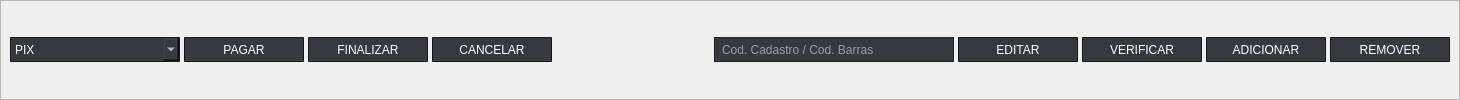
               <widget class="QFrame" name="btnsc">
                <property name="minimumSize">
                 <size>
                  <width>1460</width>
                  <height>30</height>
                 </size>
                </property>
                <property name="frameShape">
                 <enum>QFrame::StyledPanel</enum>
                </property>
                <property name="frameShadow">
                 <enum>QFrame::Raised</enum>
                </property>
                <layout class="QHBoxLayout" name="horizontalLayout_12">
                 <property name="spacing">
                  <number>4</number>
                 </property>
                 <property name="leftMargin">
                  <number>9</number>
                 </property>
                 <property name="topMargin">
                  <number>0</number>
                 </property>
                 <property name="rightMargin">
                  <number>9</number>
                 </property>
                 <property name="bottomMargin">
                  <number>0</number>
                 </property>
                 <item>
                  <widget class="QComboBox" name="pagamento">
                   <property name="minimumSize">
                    <size>
                     <width>170</width>
                     <height>25</height>
                    </size>
                   </property>
                   <property name="maximumSize">
                    <size>
                     <width>170</width>
                     <height>25</height>
                    </size>
                   </property>
                   <property name="font">
                    <font>
                     <family>Arial</family>
                     <pointsize>9</pointsize>
                    </font>
                   </property>
                   <property name="styleSheet">
                    <string notr="true">QComboBox {
	color: rgb(255, 255, 255);
	background-color: rgb(54, 57, 62);
	border-top-right-radius: 1px;
	border-bottom-right-radius: 1px;
	border-top-left-radius: 1px;
	border-bottom-left-radius: 1px;
	border: 1px solid rgb(22, 24, 26);
}
</string>
                   </property>
                   <property name="currentText">
                    <string>PIX</string>
                   </property>
                   <item>
                    <property name="text">
                     <string>PIX</string>
                    </property>
                   </item>
                   <item>
                    <property name="text">
                     <string>DINHEIRO</string>
                    </property>
                   </item>
                  </widget>
                 </item>
                 <item>
                  <widget class="QPushButton" name="pagar">
                   <property name="minimumSize">
                    <size>
                     <width>120</width>
                     <height>25</height>
                    </size>
                   </property>
                   <property name="maximumSize">
                    <size>
                     <width>120</width>
                     <height>25</height>
                    </size>
                   </property>
                   <property name="font">
                    <font>
                     <family>Arial</family>
                     <pointsize>9</pointsize>
                    </font>
                   </property>
                   <property name="styleSheet">
                    <string notr="true">QPushButton {
	color: rgb(255, 255, 255);
	background-color: rgb(54, 57, 62);
	border-top-right-radius: 1px;
	border-bottom-right-radius: 1px;
	border-top-left-radius: 1px;
	border-bottom-left-radius: 1px;
	border: 1px solid rgb(22, 24, 26);
}

QPushButton:hover {
	border: 1px solid rgb(129, 129, 129);
}

QPushButton:pressed {
	border: 1px solid rgb(98, 98, 98);
}

</string>
                   </property>
                   <property name="text">
                    <string>PAGAR</string>
                   </property>
                  </widget>
                 </item>
                 <item>
                  <widget class="QPushButton" name="finalizar">
                   <property name="minimumSize">
                    <size>
                     <width>120</width>
                     <height>25</height>
                    </size>
                   </property>
                   <property name="maximumSize">
                    <size>
                     <width>120</width>
                     <height>25</height>
                    </size>
                   </property>
                   <property name="font">
                    <font>
                     <family>Arial</family>
                     <pointsize>9</pointsize>
                    </font>
                   </property>
                   <property name="styleSheet">
                    <string notr="true">QPushButton {
	color: rgb(255, 255, 255);
	background-color: rgb(54, 57, 62);
	border-top-right-radius: 1px;
	border-bottom-right-radius: 1px;
	border-top-left-radius: 1px;
	border-bottom-left-radius: 1px;
	border: 1px solid rgb(22, 24, 26);
}

QPushButton:hover {
	border: 1px solid rgb(129, 129, 129);
}

QPushButton:pressed {
	border: 1px solid rgb(98, 98, 98);
}

</string>
                   </property>
                   <property name="text">
                    <string>FINALIZAR</string>
                   </property>
                  </widget>
                 </item>
                 <item>
                  <widget class="QPushButton" name="cancel">
                   <property name="minimumSize">
                    <size>
                     <width>120</width>
                     <height>25</height>
                    </size>
                   </property>
                   <property name="maximumSize">
                    <size>
                     <width>120</width>
                     <height>25</height>
                    </size>
                   </property>
                   <property name="font">
                    <font>
                     <family>Arial</family>
                     <pointsize>9</pointsize>
                    </font>
                   </property>
                   <property name="styleSheet">
                    <string notr="true">QPushButton {
	color: rgb(255, 255, 255);
	background-color: rgb(54, 57, 62);
	border-top-right-radius: 1px;
	border-bottom-right-radius: 1px;
	border-top-left-radius: 1px;
	border-bottom-left-radius: 1px;
	border: 1px solid rgb(22, 24, 26);
}

QPushButton:hover {
	border: 1px solid rgb(129, 129, 129);
}

QPushButton:pressed {
	border: 1px solid rgb(98, 98, 98);
}

</string>
                   </property>
                   <property name="text">
                    <string>CANCELAR</string>
                   </property>
                  </widget>
                 </item>
                 <item>
                  <spacer name="horizontalSpacer_3">
                   <property name="orientation">
                    <enum>Qt::Horizontal</enum>
                   </property>
                   <property name="sizeHint" stdset="0">
                    <size>
                     <width>40</width>
                     <height>20</height>
                    </size>
                   </property>
                  </spacer>
                 </item>
                 <item>
                  <widget class="QLineEdit" name="itemid">
                   <property name="minimumSize">
                    <size>
                     <width>240</width>
                     <height>25</height>
                    </size>
                   </property>
                   <property name="maximumSize">
                    <size>
                     <width>240</width>
                     <height>25</height>
                    </size>
                   </property>
                   <property name="font">
                    <font>
                     <family>Arial</family>
                     <pointsize>9</pointsize>
                    </font>
                   </property>
                   <property name="styleSheet">
                    <string notr="true">QLineEdit {
	color: rgb(255, 255, 255);
    border-radius: 0px;
	border: 0px solid rgb(212, 212, 212);
	border: 1px solid rgb(32, 34, 37);
	background-color: rgb(54, 57, 62);
	padding: 5px;
}

QLineEdit:hover {
	border: 1px solid rgb(54, 57, 62);
}
</string>
                   </property>
                   <property name="maxLength">
                    <number>13</number>
                   </property>
                   <property name="readOnly">
                    <bool>false</bool>
                   </property>
                   <property name="placeholderText">
                    <string>Cod. Cadastro / Cod. Barras</string>
                   </property>
                  </widget>
                 </item>
                 <item>
                  <widget class="QPushButton" name="editar">
                   <property name="minimumSize">
                    <size>
                     <width>120</width>
                     <height>25</height>
                    </size>
                   </property>
                   <property name="maximumSize">
                    <size>
                     <width>120</width>
                     <height>25</height>
                    </size>
                   </property>
                   <property name="font">
                    <font>
                     <family>Arial</family>
                     <pointsize>9</pointsize>
                    </font>
                   </property>
                   <property name="styleSheet">
                    <string notr="true">QPushButton {
	color: rgb(255, 255, 255);
	background-color: rgb(54, 57, 62);
	border-top-right-radius: 1px;
	border-bottom-right-radius: 1px;
	border-top-left-radius: 1px;
	border-bottom-left-radius: 1px;
	border: 1px solid rgb(22, 24, 26);
}

QPushButton:hover {
	border: 1px solid rgb(129, 129, 129);
}

QPushButton:pressed {
	border: 1px solid rgb(98, 98, 98);
}

</string>
                   </property>
                   <property name="text">
                    <string>EDITAR</string>
                   </property>
                  </widget>
                 </item>
                 <item>
                  <widget class="QPushButton" name="verificar">
                   <property name="minimumSize">
                    <size>
                     <width>120</width>
                     <height>25</height>
                    </size>
                   </property>
                   <property name="maximumSize">
                    <size>
                     <width>120</width>
                     <height>25</height>
                    </size>
                   </property>
                   <property name="font">
                    <font>
                     <family>Arial</family>
                     <pointsize>9</pointsize>
                    </font>
                   </property>
                   <property name="styleSheet">
                    <string notr="true">QPushButton {
	color: rgb(255, 255, 255);
	background-color: rgb(54, 57, 62);
	border-top-right-radius: 1px;
	border-bottom-right-radius: 1px;
	border-top-left-radius: 1px;
	border-bottom-left-radius: 1px;
	border: 1px solid rgb(22, 24, 26);
}

QPushButton:hover {
	border: 1px solid rgb(129, 129, 129);
}

QPushButton:pressed {
	border: 1px solid rgb(98, 98, 98);
}

</string>
                   </property>
                   <property name="text">
                    <string>VERIFICAR</string>
                   </property>
                  </widget>
                 </item>
                 <item alignment="Qt::AlignVCenter">
                  <widget class="QPushButton" name="add">
                   <property name="minimumSize">
                    <size>
                     <width>120</width>
                     <height>25</height>
                    </size>
                   </property>
                   <property name="maximumSize">
                    <size>
                     <width>120</width>
                     <height>25</height>
                    </size>
                   </property>
                   <property name="font">
                    <font>
                     <family>Arial</family>
                     <pointsize>9</pointsize>
                    </font>
                   </property>
                   <property name="styleSheet">
                    <string notr="true">QPushButton {
	color: rgb(255, 255, 255);
	background-color: rgb(54, 57, 62);
	border-top-right-radius: 1px;
	border-bottom-right-radius: 1px;
	border-top-left-radius: 1px;
	border-bottom-left-radius: 1px;
	border: 1px solid rgb(22, 24, 26);
}

QPushButton:hover {
	border: 1px solid rgb(129, 129, 129);
}

QPushButton:pressed {
	border: 1px solid rgb(98, 98, 98);
}

</string>
                   </property>
                   <property name="text">
                    <string>ADICIONAR</string>
                   </property>
                  </widget>
                 </item>
                 <item alignment="Qt::AlignLeft|Qt::AlignVCenter">
                  <widget class="QPushButton" name="remover">
                   <property name="minimumSize">
                    <size>
                     <width>120</width>
                     <height>25</height>
                    </size>
                   </property>
                   <property name="maximumSize">
                    <size>
                     <width>120</width>
                     <height>25</height>
                    </size>
                   </property>
                   <property name="font">
                    <font>
                     <family>Arial</family>
                     <pointsize>9</pointsize>
                    </font>
                   </property>
                   <property name="styleSheet">
                    <string notr="true">QPushButton {
	color: rgb(255, 255, 255);
	background-color: rgb(54, 57, 62);
	border-top-right-radius: 1px;
	border-bottom-right-radius: 1px;
	border-top-left-radius: 1px;
	border-bottom-left-radius: 1px;
	border: 1px solid rgb(22, 24, 26);
}

QPushButton:hover {
	border: 1px solid rgb(129, 129, 129);
}

QPushButton:pressed {
	border: 1px solid rgb(98, 98, 98);
}

</string>
                   </property>
                   <property name="text">
                    <string>REMOVER</string>
                   </property>
                  </widget>
                 </item>
                </layout>
               </widget>
